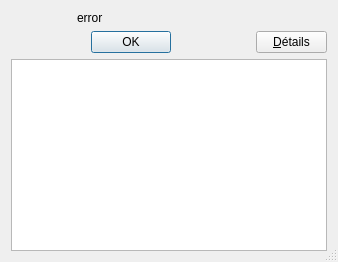
<?xml version="1.0" encoding="UTF-8"?>
<ui version="4.0">
 <class>ErrorDialog</class>
 <widget class="QDialog" name="ErrorDialog">
  <property name="geometry">
   <rect>
    <x>0</x>
    <y>0</y>
    <width>400</width>
    <height>285</height>
   </rect>
  </property>
  <property name="sizePolicy">
   <sizepolicy hsizetype="Preferred" vsizetype="Preferred">
    <horstretch>0</horstretch>
    <verstretch>0</verstretch>
   </sizepolicy>
  </property>
  <property name="minimumSize">
   <size>
    <width>400</width>
    <height>0</height>
   </size>
  </property>
  <property name="windowTitle">
   <string>Dialog</string>
  </property>
  <property name="locale">
   <locale language="English" country="UnitedStates"/>
  </property>
  <property name="sizeGripEnabled">
   <bool>true</bool>
  </property>
  <layout class="QVBoxLayout" name="verticalLayout">
   <property name="sizeConstraint">
    <enum>QLayout::SetFixedSize</enum>
   </property>
   <item>
    <layout class="QHBoxLayout" name="hlError">
     <property name="sizeConstraint">
      <enum>QLayout::SetFixedSize</enum>
     </property>
     <item>
      <widget class="QLabel" name="icon">
       <property name="minimumSize">
        <size>
         <width>60</width>
         <height>0</height>
        </size>
       </property>
       <property name="maximumSize">
        <size>
         <width>80</width>
         <height>16777215</height>
        </size>
       </property>
       <property name="sizeIncrement">
        <size>
         <width>0</width>
         <height>0</height>
        </size>
       </property>
       <property name="text">
        <string/>
       </property>
       <property name="pixmap">
        <pixmap resource="Cubator.qrc">:/icons/error.png</pixmap>
       </property>
      </widget>
     </item>
     <item>
      <widget class="QLabel" name="error">
       <property name="minimumSize">
        <size>
         <width>250</width>
         <height>0</height>
        </size>
       </property>
       <property name="text">
        <string>error</string>
       </property>
       <property name="scaledContents">
        <bool>true</bool>
       </property>
      </widget>
     </item>
    </layout>
   </item>
   <item>
    <layout class="QHBoxLayout" name="hlButtons">
     <item>
      <widget class="QDialogButtonBox" name="buttonBox">
       <property name="standardButtons">
        <set>QDialogButtonBox::Ok</set>
       </property>
       <property name="centerButtons">
        <bool>true</bool>
       </property>
      </widget>
     </item>
     <item>
      <widget class="QPushButton" name="pbDetails">
       <property name="maximumSize">
        <size>
         <width>71</width>
         <height>24</height>
        </size>
       </property>
       <property name="text">
        <string>&amp;Détails</string>
       </property>
       <property name="checkable">
        <bool>true</bool>
       </property>
       <property name="flat">
        <bool>false</bool>
       </property>
      </widget>
     </item>
    </layout>
   </item>
   <item>
    <widget class="QTextBrowser" name="tbDetails"/>
   </item>
  </layout>
 </widget>
 <resources>
  <include location="Cubator.qrc"/>
 </resources>
 <connections>
  <connection>
   <sender>buttonBox</sender>
   <signal>accepted()</signal>
   <receiver>ErrorDialog</receiver>
   <slot>accept()</slot>
   <hints>
    <hint type="sourcelabel">
     <x>199</x>
     <y>126</y>
    </hint>
    <hint type="destinationlabel">
     <x>199</x>
     <y>71</y>
    </hint>
   </hints>
  </connection>
  <connection>
   <sender>pbDetails</sender>
   <signal>toggled(bool)</signal>
   <receiver>tbDetails</receiver>
   <slot>setVisible(bool)</slot>
   <hints>
    <hint type="sourcelabel">
     <x>361</x>
     <y>73</y>
    </hint>
    <hint type="destinationlabel">
     <x>199</x>
     <y>187</y>
    </hint>
   </hints>
  </connection>
 </connections>
 <slots>
  <slot>pbDetailsClicked()</slot>
 </slots>
</ui>
